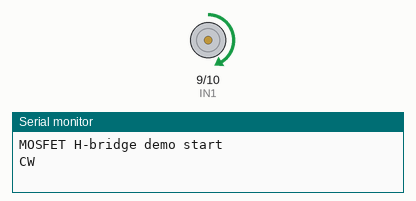
Simulated run of this sketch. Board: Arduino Uno, built with avr-gcc and run on an emulated ATmega328P. On the bench: motor-driver pin pairs drawn as motors (green arrow = first pin HIGH = forward, orange = second pin HIGH = backward, longer = more drive), the last lines printed to the serial monitor.

Above: at 0.15 s.
At 8.9 s:
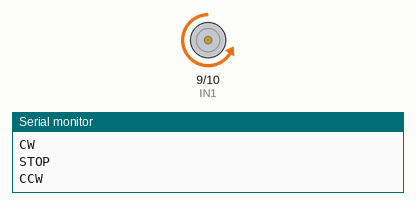
At 17.4 s:
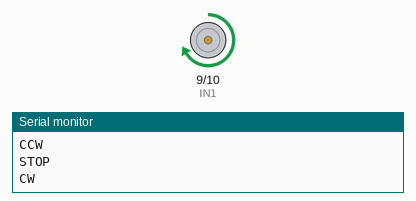
At 30.9 s:
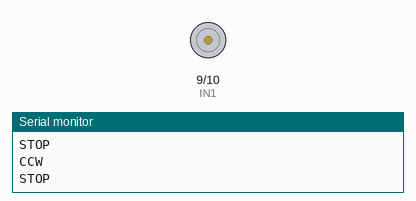
Timing chart, 0 to 40.0 s (numbered marks = the images above):
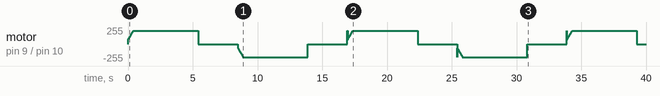

The sketch:

e-mosfet-SDR1132-code-arduino-mosfet-drive-simple-1-simple-1.ino
```cpp
/*
 * MOSFET H-bridge demo - single DC motor, PWM speed + direction
 *
 * Hardware: 4x MOSFET full H-bridge (2 MOSFETs per side)
 *   IN1 = PWM -> bridge input A
 *   IN2 = PWM -> bridge input B
 *
 *   CW  : IN1 = speed, IN2 = LOW
 *   CCW : IN1 = LOW,   IN2 = speed
 *   STOP: IN1 = LOW,   IN2 = LOW   (coast)
 *
 * Sequence: CW 5s -> STOP 3s -> CCW 5s -> STOP 3s -> repeat
 *
 * Fixes vs. first version:
 *   1. Forward declarations added (compiles on strict / non-Arduino toolchains)
 *   2. Soft-start ramp added - full duty from standstill collapses the supply
 *      and is the usual reason a big motor "won't start"
 *   3. Explicit DEAD_TIME when changing direction (prevents shoot-through)
 *   4. Optional active-LOW support for boards with inverted inputs
 *   5. Serial state logging so you can see the sequence is actually running
 */

#include <Arduino.h> // explicit include (harmless in the IDE, needed by PlatformIO/IntelliSense)

// ---- Pin definition (must be PWM capable: 3,5,6,9,10,11 on Uno/Nano) ----
const uint8_t IN1 = 9;  // PWM pin
const uint8_t IN2 = 10; // PWM pin

// Set to 1 if your driver board inputs are active-LOW (inverted logic)
#define BOARD_ACTIVE_LOW 0

// ---- Speed settings (0..255) ----
const uint8_t SPEED     = 200; // target duty cycle
const uint8_t MIN_SPEED = 60;  // duty at which the motor just starts to turn
const uint8_t RAMP_STEP = 5;   // duty added per soft-start step

// ---- Timing (ms) ----
const unsigned long RAMP_STEP_MS = 15;   // delay per soft-start step
const unsigned long RUN_TIME     = 5000; // CW / CCW run time
const unsigned long STOP_TIME    = 3000; // stop time
const unsigned long DEAD_TIME    = 50;   // both inputs OFF when changing direction

// ---- Forward declarations ----
void motorRun(bool cw, uint8_t speed);
void motorRamp(bool cw, uint8_t speed);
void motorCW(uint8_t speed);
void motorCCW(uint8_t speed);
void motorStop();

void setup()
{
    pinMode(IN1, OUTPUT);
    pinMode(IN2, OUTPUT);

    motorStop(); // always start from a known OFF state

    Serial.begin(115200);
    Serial.println(F("MOSFET H-bridge demo start"));
}

void loop()
{
    // 1) Run clockwise for 5 seconds (soft start)
    Serial.println(F("CW"));
    motorCW(SPEED);
    delay(RUN_TIME);

    // 2) Stop for 3 seconds
    Serial.println(F("STOP"));
    motorStop();
    delay(STOP_TIME);
    delay(DEAD_TIME);

    // 3) Run counter-clockwise for 5 seconds (soft start)
    Serial.println(F("CCW"));
    motorCCW(SPEED);
    delay(RUN_TIME);

    // 4) Stop before repeating
    Serial.println(F("STOP"));
    motorStop();
    delay(STOP_TIME);
    delay(DEAD_TIME);
}

// ---- Motor control helpers ----

// Drive the bridge: one input gets PWM, the other is held firmly off
void motorRun(bool cw, uint8_t speed)
{
    uint8_t dutyA = cw ? speed : 0;
    uint8_t dutyB = cw ? 0 : speed;

#if BOARD_ACTIVE_LOW
    dutyA = 255 - dutyA;
    dutyB = 255 - dutyB;
#endif

    analogWrite(IN1, dutyA);
    analogWrite(IN2, dutyB);
}

// Soft start: step the duty up from MIN_SPEED to the target speed
void motorRamp(bool cw, uint8_t speed)
{
    if (speed < MIN_SPEED)
        speed = MIN_SPEED;

    for (uint8_t s = MIN_SPEED; s < speed; s += RAMP_STEP)
    {
        motorRun(cw, s);
        delay(RAMP_STEP_MS);
    }
    motorRun(cw, speed);
}

// Clockwise, with soft start
void motorCW(uint8_t speed)
{
    motorRamp(true, speed);
}

// Counter-clockwise, with soft start
void motorCCW(uint8_t speed)
{
    motorRamp(false, speed);
}

// Coast: both bridge inputs off
void motorStop()
{
    analogWrite(IN1, BOARD_ACTIVE_LOW ? 255 : 0);
    analogWrite(IN2, BOARD_ACTIVE_LOW ? 255 : 0);
}
```
